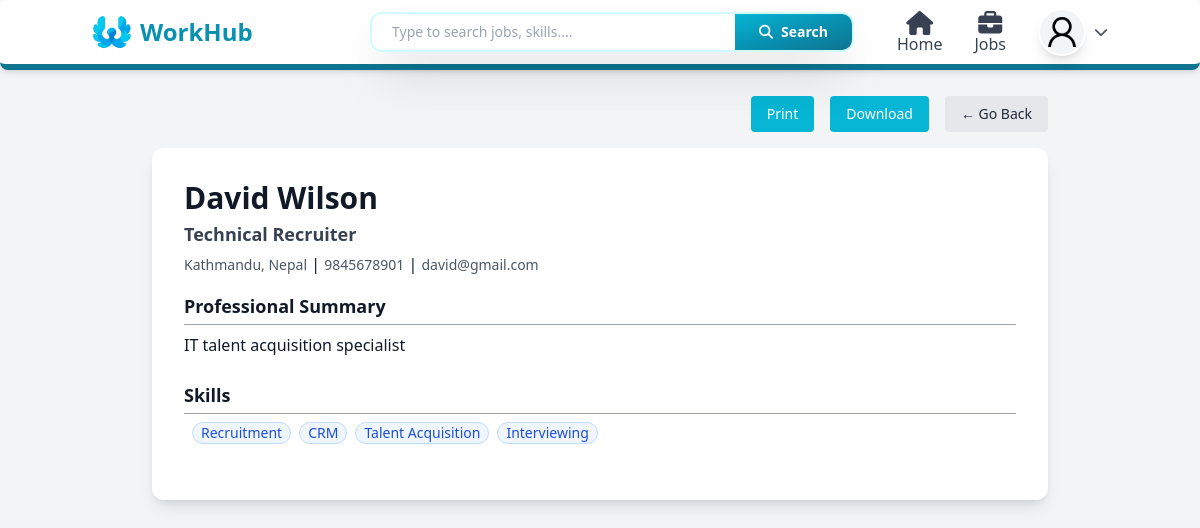
The app's page /user/resume/12 (signed in) with its own data.
### users/models.py (models this page shows, shortened)
class Profile(models.Model):
    def generateImagePath(instance, filename):
        return f"users/{instance.user.username}/{filename}"
    class RoleOptions(models.TextChoices):
        Admin = "Admin", "Admin"
        JobSeeker = "Job Seeker", "Job Seeker"
        Recruiter = "Recruiter", "Recruiter"
    class GenderOptions(models.TextChoices):
        Male = "Male", "Male"
        Female = "Female", "Female"
        Others = "Others", "Others"
    class JobTypeOptions(models.TextChoices):
        FullTime = "Full Time", "Full Time"
        PartTime = "Part Time", "Part Time"
        Contract = "Contract", "Contract"
        Intern = "Internship", "Internship"
    class WorkModeOptions(models.TextChoices):
        OnSite = "On-site", "On-site"
        Remote = "Remote", "Remote"
        Hybrid = "Hybrid", "Hybrid"
    user = models.OneToOneField(User, on_delete=models.CASCADE)
    position = models.CharField(max_length=100, blank=True)
    summary = models.TextField(blank=True)
    address = models.CharField(max_length=50)
    phone = models.CharField( max_length=10)
    nationality = models.CharField( max_length=15, default="Nepal")
    gender = models.CharField( choices=GenderOptions, default=GenderOptions.Male, max_length=6 )
    profile_image = models.ImageField( blank=True, null=True, upload_to=generateImagePath, default="users/default_user.png" )
    dob = models.DateField(blank=True, null=True)
    role = models.CharField(max_length=10, choices=RoleOptions, default=RoleOptions.JobSeeker)
    skills = models.ManyToManyField(Skill, blank=True, related_name="profiles")
    preferred_location = models.CharField(max_length=100, blank=True)
    preferred_job_type = models.CharField(max_length=50, choices=JobTypeOptions, blank=True)
    preferred_work_mode = models.CharField(max_length=20, choices=WorkModeOptions, blank=True)
    created_at = models.DateTimeField(auto_now_add=True)
    search_vector = models.TextField(blank=True, null=True)
    def completion_percentage(self):
        checks = [
            bool(self.position),
            bool(self.summary),
            bool(self.address),
            bool(self.phone),
            bool(self.dob),
            bool(self.profile_image),
            self.skills.exists(),
            self.educations.exists(),
            self.experiences.exists(),
            self.projects.exists(),
            bool(self.preferred_location),
            bool(self.preferred_job_type),
            bool(self.preferred_work_mode),
        ]
        completed = sum(checks)
        total = len(checks)
        return int((completed / total) * 100)

### skills/models.py (models this page shows, shortened)
class Skill(models.Model):
    name = models.CharField(max_length=50, unique=True)
    is_active = models.BooleanField(default=True)

### users/views.py (the view)
# urls.py: path("resume/<int:profile_id>", view_resume, name="generate-resume"),
@login_required(login_url="/user/login")
def view_resume(request, profile_id):
    profile = get_object_or_404(Profile, id=profile_id)
    user = profile.user
    experience_duration = calculate_total_experience(profile.experiences.all())
    return render( request, "pages/users/resume.html", {"user":user, "profile": profile, "experience_duration": experience_duration})

### users/utils.py (called while the page is built)
def calculate_total_experience(experiences):
    total_days = 0
    for exp in experiences:
        start = exp.start_date
        end = exp.end_date or date.today()
        total_days += (end - start).days
    years = total_days // 365
    remaining_days = total_days % 365
    months = remaining_days // 30
    days = remaining_days % 30
    return {
        "years": years,
        "months": months,
        "days": days,
    }

### templates/pages/users/resume.html (shortened to what this page needs)
{% extends 'layouts/main.html' %}
{% block content %}
  <div class="min-h-screen bg-gray-100 py-8 px-4 sm:px-6 lg:px-8 flex flex-col">
    <div class="w-full max-w-4xl mx-auto flex flex-col">
      <div class="no-print flex space-x-4 mb-4 ml-auto">
        <button onclick="window.print()" class="px-4 py-2 bg-cyan-500 text-white rounded hover:bg-cyan-600 text-sm">Print</button>
        <button id="downloadBtn" class="px-4 py-2 bg-cyan-500 text-white rounded hover:bg-cyan-600 text-sm">Download</button>
        <button onclick="goBack()" class="px-4 py-2 bg-gray-200 text-gray-800 rounded hover:bg-gray-300 text-sm">← Go Back</button>
      </div>
      <div class="w-full bg-white shadow-lg rounded-xl p-8 font-sans text-gray-900 mx-auto cv-card">
        <div class="mb-4">
          <h1 class="text-3xl font-bold mb-1">{{ user.first_name }} {{ user.last_name }}</h1>
          {% if profile.position %}
            <p class="text-lg font-semibold text-gray-700 mb-1">{{ profile.position }}</p>
          {% endif %}
          {% if profile.address %}
            <span class="text-sm text-gray-600">{{ profile.address }}</span>
          {% endif %}
          {% if profile.phone %}
            {% if profile.address %} | {% endif %}
            <span class="text-sm text-gray-600">{{ profile.phone }}</span>
          {% endif %}
          {% if user.email %}
            {% if profile.address or profile.phone %} | {% endif %}
            <span class="text-sm text-gray-600">{{ user.email }}</span>
          {% endif %}
        </div>
        {% if profile.summary %}
          <div class="mb-6 text-justify">
            <h2 class="text-lg font-semibold border-b border-gray-400 pb-1 mb-2">Professional Summary</h2>
            <p class="text-md mx-2">{{ profile.summary | linebreaks }}</p>
          </div>
        {% endif %}
        {% if profile.skills.exists %}
          <div class="mb-6">
            <h2 class="text-lg font-semibold border-b border-gray-400 pb-1 mb-2">Skills</h2>
            <div class="text-sm flex gap-2 mx-2">
              {% for skill in profile.skills.all %}
                <span class="inline-flex items-center px-2 rounded-full text-sm font-medium bg-blue-50 text-blue-700 border border-blue-200">{{ skill.name }}{% if not forloop.last %} {% endif %}</span>
              {% endfor %}
            </div>
          </div>
        {% endif %}
      </div>
    </div>
  </div>
{% endblock %}

### templates/layouts/main.html (shortened to what this page needs)
<!DOCTYPE html>
<html lang="en">
  <head>
    <script src="https://cdn.tailwindcss.com"></script>
    <link rel="stylesheet" href="https://cdnjs.cloudflare.com/ajax/libs/font-awesome/6.5.0/css/all.min.css" />
  </head>
  <body class="bg-gray-50">
    <nav class="fixed w-full z-50 bg-white shadow-md border-b-[6px] border-cyan-700 rounded-lg no-print">
      <div class="mx-auto px-4 sm:px-6 lg:px-8 ml-[5%] mr-[5%]">
        <div class="grid grid-cols-8 space-x-6 items-center h-16">
          <a href="/" class="flex items-center gap-2 col-span-2">
            <img class="h-10 w-10" src="/media/system_image/logo1.png" alt="Logo" />
            <h1 class="hidden md:block text-2xl font-bold text-cyan-600">WorkHub</h1>
          </a>
          <div class="col-span-4 relative">
            {% if request.path != "/" %}
              {% include 'components/search_bar.html' %}
            {% endif %}
          </div>
          {% if request.user.is_authenticated %}
            <div class="hidden md:flex items-center space-x-8 ms-auto relative col-span-2">
              <a href="/dashboard" class="ml-auto mt-auto flex flex-col space-y-2 items-center text-gray-700 hover:text-cyan-600 transition duration-300">
                <i class="fa fa-xl fa-home"></i>
                <span class="">Home</span>
              </a>
              <a href="/jobs" class="mt-auto flex flex-col space-y-2 items-center text-gray-700 hover:text-cyan-600 transition duration-300">
                <i class="fa-solid fa-xl fa-briefcase"></i>
                <span class="">Jobs</span>
              </a>
              <div class="" id="profileDropdown">
                <button type="button" onclick="toggleDropdown()" class="flex items-center gap-2 focus:outline-none">
                  <img src="{{ request.user.profile.profile_image.url }}" alt="{{ user.username }}" class="w-12 h-12 rounded-full bg-gray-100 border-2 border-white shadow-lg object-cover hover:border-cyan-600 hover:scale-[1.05] transition duration-300 cursor-pointer" />
                  <i id="dropdownArrow" class="fas fa-chevron-down text-gray-600 text-sm transition-transform duration-300"></i>
                </button>
              </div>
            </div>
          {% endif %}
        </div>
      </div>
    </nav>
    <div class="flex flex-col pt-16 pb-4 min-h-[80vh]">
      {% block content %}
      {% endblock %}
    </div>
  </body>
</html>

### templates/components/search_bar.html (shortened to what this page needs)
<div class="flex bg-white border-2 rounded-xl border-cyan-100 overflow-hidden shadow-2xl max-w-3xl mx-auto">
    <input type="text" id="searchInput" placeholder="Type to search jobs, skills...." class="flex-1 px-5 py-2 text-gray-800 text-sm outline-none font-medium placeholder-gray-400" />
    <button onclick="performSearch()" class="bg-gradient-to-br from-cyan-500 via-cyan-600 to-cyan-700  hover:from-cyan-600 hover:via-cyan-700 hover:to-cyan-800 transition-all duration-300 text-white px-6 py-2  font-semibold text-sm flex items-center gap-2 whitespace-nowrap">
        <i class="fa-solid fa-magnifying-glass"></i> Search
    </button>
</div>

### templates/layouts/main.html (style rules this page uses)
* { margin: 0; }

### records on screen
Profile: position "Technical Recruiter", address "Kathmandu, Nepal", phone "9845678901", summary "IT talent acquisition specialist"
Skill: name "Recruitment"
Skill: name "CRM"
Skill: name "Talent Acquisition"
Skill: name "Interviewing"

### other values on screen
{{ user.first_name }} "David"
{{ user.last_name }} "Wilson"
{{ user.email }} "david@gmail.com"
